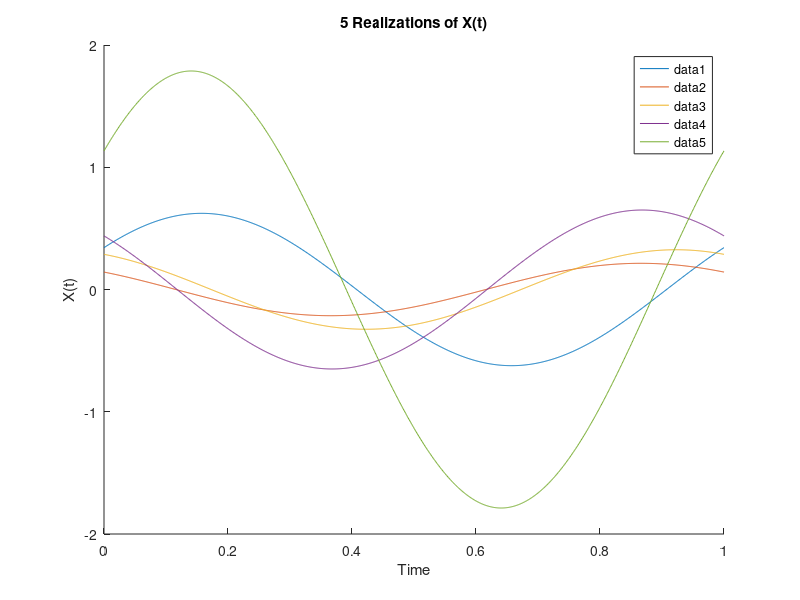

Write MATLAB code to recreate this figure.
clear all;
close all;
%% Variable declaration
Fo = 1;
T = 1;
Fs = 1000;
num_of_realizations = 5;
%% B.1

% Create time axis
t = linspace(0, T, T*Fs);

% Plot realizations
figure;
hold on;
for i = 1:num_of_realizations
    X = randn;
    phi = 2*pi*rand;
    Y = X* cos(2*pi*Fo*t + phi);
    plot(t, Y);
end

xlabel('Time');
ylabel('X(t)');
title('5 Realizations of X(t)');
legend show;
hold off;
